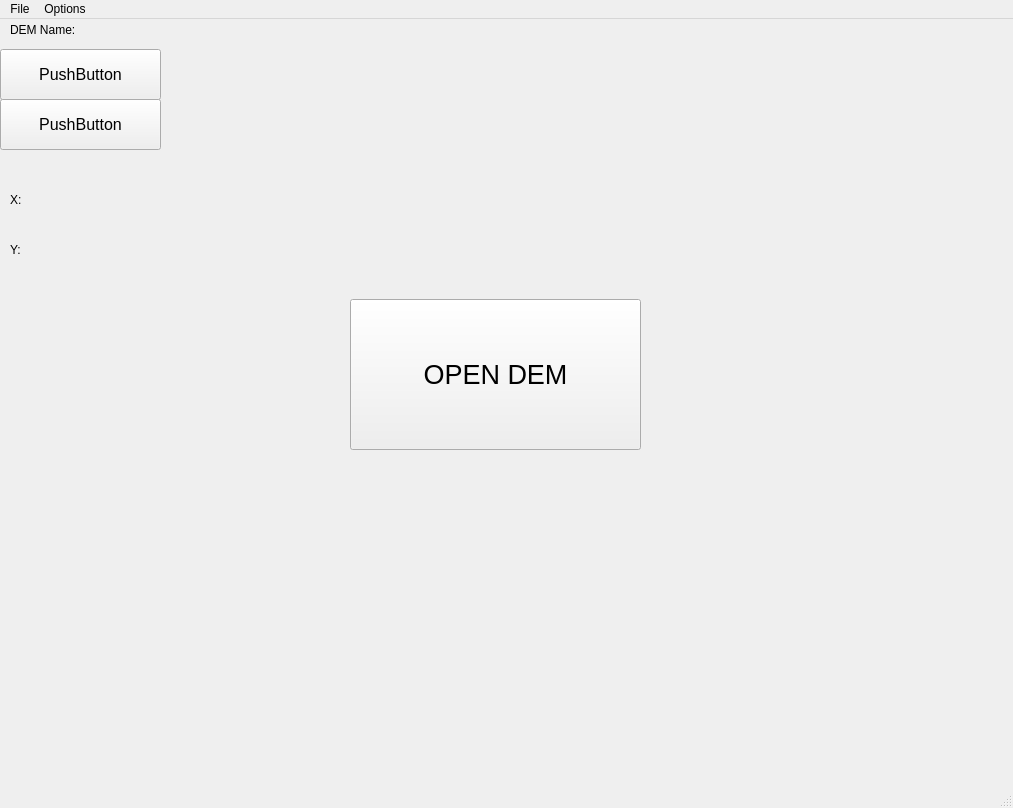
<?xml version="1.0" encoding="UTF-8"?>
<ui version="4.0">
 <class>MainWindow</class>
 <widget class="QMainWindow" name="MainWindow">
  <property name="geometry">
   <rect>
    <x>0</x>
    <y>0</y>
    <width>1013</width>
    <height>808</height>
   </rect>
  </property>
  <property name="windowTitle">
   <string>MainWindow</string>
  </property>
  <widget class="QWidget" name="centralwidget">
   <widget class="QPushButton" name="pushButton">
    <property name="geometry">
     <rect>
      <x>0</x>
      <y>30</y>
      <width>161</width>
      <height>51</height>
     </rect>
    </property>
    <property name="font">
     <font>
      <pointsize>12</pointsize>
     </font>
    </property>
    <property name="text">
     <string>PushButton</string>
    </property>
   </widget>
   <widget class="QPushButton" name="pushButton_2">
    <property name="geometry">
     <rect>
      <x>0</x>
      <y>80</y>
      <width>161</width>
      <height>51</height>
     </rect>
    </property>
    <property name="font">
     <font>
      <pointsize>12</pointsize>
     </font>
    </property>
    <property name="text">
     <string>PushButton</string>
    </property>
   </widget>
   <widget class="QPushButton" name="pushButton_3">
    <property name="geometry">
     <rect>
      <x>350</x>
      <y>280</y>
      <width>291</width>
      <height>151</height>
     </rect>
    </property>
    <property name="font">
     <font>
      <pointsize>20</pointsize>
     </font>
    </property>
    <property name="text">
     <string>OPEN DEM</string>
    </property>
   </widget>
   <widget class="QLabel" name="label">
    <property name="geometry">
     <rect>
      <x>10</x>
      <y>160</y>
      <width>161</width>
      <height>41</height>
     </rect>
    </property>
    <property name="text">
     <string>X: </string>
    </property>
   </widget>
   <widget class="QLabel" name="label_2">
    <property name="geometry">
     <rect>
      <x>10</x>
      <y>210</y>
      <width>161</width>
      <height>41</height>
     </rect>
    </property>
    <property name="text">
     <string>Y: </string>
    </property>
   </widget>
   <widget class="QLabel" name="label_3">
    <property name="geometry">
     <rect>
      <x>10</x>
      <y>0</y>
      <width>261</width>
      <height>21</height>
     </rect>
    </property>
    <property name="text">
     <string>DEM Name:</string>
    </property>
   </widget>
  </widget>
  <widget class="QMenuBar" name="menubar">
   <property name="geometry">
    <rect>
     <x>0</x>
     <y>0</y>
     <width>1013</width>
     <height>21</height>
    </rect>
   </property>
   <widget class="QMenu" name="menuFile">
    <property name="title">
     <string>File</string>
    </property>
    <addaction name="actionExit"/>
   </widget>
   <widget class="QMenu" name="menuOptions">
    <property name="title">
     <string>Options</string>
    </property>
    <addaction name="actionNone"/>
   </widget>
   <addaction name="menuFile"/>
   <addaction name="menuOptions"/>
  </widget>
  <widget class="QStatusBar" name="statusbar"/>
  <action name="actionExit">
   <property name="text">
    <string>Exit</string>
   </property>
  </action>
  <action name="actionNone">
   <property name="text">
    <string>None</string>
   </property>
  </action>
 </widget>
 <resources/>
 <connections/>
</ui>
